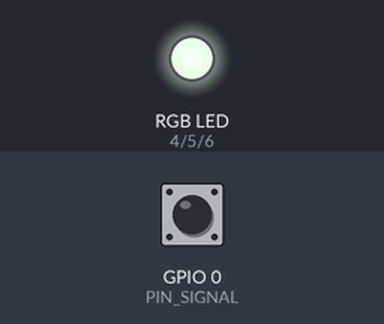
The sketch below on a simulated ESP32-S3. Parts: an RGB LED mixed from three pins (HIGH = lit). The inputs (shaded band) are chosen by the test bench; at power-on: GPIO 0 (PIN_SIGNAL) HIGH. What the sketch prints to the serial monitor is not drawn.

Above: at 1.2 s.
1.3 s: GPIO 0 (PIN_SIGNAL) pulled LOW for 0.15 s
4.8 s: GPIO 0 (PIN_SIGNAL) pulled LOW for 1 s
15.5 s: GPIO 0 (PIN_SIGNAL) pulsed LOW 5 times (0.12 s each, 0.3 s apart)
Timing chart, 0 to 20.0 s (numbered marks = the images above; inputs shaded):
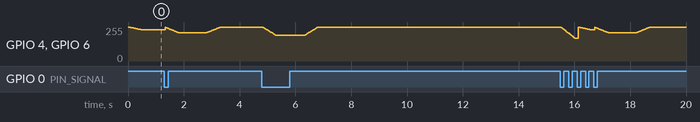

The sketch:

RGBLEDdrive.ino
```cpp
/*
 * ESP32_Driver.ino
 * 接收 PC 端傳送的四個參數，控制 RGB LED
 *
 * 接收格式: "state,R,G,B\n"
 * state: 0=放鬆, 1=專注, 2=眨眼 (只用於觸發換檔)
 * R: 放鬆機率 (0-1) - 決定紅色亮度
 * B: 專注機率 (0-1) - 決定藍色亮度
 * B: 不使用 (綠色完全不輸出)
 *
 * 檔位控制整體亮度: 1=25%, 2=50%, 3=75%, 4=100%
 * 紅色亮度 = R × 檔位亮度
 * 藍色亮度 = B × 檔位亮度
 * 綠色 = 0 (完全不亮)
 *
 * 眨眼時：沿用上一次的放鬆/專注比例（不更新 R/G），只觸發換檔
 * 連續眨眼不加檔，只有非眨眼→眨眼才加檔
 */

#include <math.h>

// ===================== 可調參數區 =====================
const int   PIN_R            = 4;      // R 腳位 (紅色 - 放鬆)
const int   PIN_G            = 5;      // G 腳位 (綠色 - 不使用，設為 0)
const int   PIN_B            = 6;      // B 腳位 (藍色 - 專注)
const int   PIN_SIGNAL       = 0;      // 實體按鈕腳位

const int   PWM_FREQ         = 2000;   // PWM 頻率 Hz
const int   PWM_RES          = 10;     // PWM 解析度 bit
const int   MAX_PWM          = 1023;   // 最大 PWM 值 (2^10 - 1)

const int   POLL_INTERVAL_MS = 2000;   // 輪詢間隔 ms（PC 每 2 秒發送一次）

// 燈光週期參數
const float FADE_IN_SEC      = 0.5;    // 緩啟動時間（秒）
const float STABLE_SEC       = 1.0;    // 穩定維持時間（秒）
const float FADE_OUT_SEC     = 0.5;    // 緩關閉時間（秒）

const int   FADE_STEPS       = 20;     // 漸變步數

// 檔位參數
const int MAX_GEAR = 4;
const unsigned long GEAR_COOLDOWN_MS = 500;  // 換檔冷卻 0.5 秒
// ======================================================

int current_gear = 1;

// 接收的變數
float R_ratio = 0.33;   // 放鬆機率 (控制紅色)
float B_ratio = 0.33;   // 專注機率 (控制藍色)

// 上一次非眨眼時的 R/G 值（用於眨眼時沿用）
float last_R_ratio = 0.33;
float last_B_ratio = 0.33;

int current_state = -1;     // 0=放鬆, 1=專注, 2=眨眼 (只用於換檔判斷)

// 眨眼狀態追蹤
int last_received_state = -1;

unsigned long lastGearChangeTime = 0;
unsigned long lastPollTime = 0;
unsigned long step_start_time = 0;
bool is_in_cycle = false;
int cycle_step = 0;

bool lastSignalState = HIGH;

// ────────── 函式宣告 ──────────
void writeRGB(float gear_frac);
void printStatus(const char* stage);
void runCycle();
void parseCommand();

// ──────────────────────────────────────────────
void setup() {
  Serial.begin(115200);
  pinMode(PIN_SIGNAL, INPUT_PULLUP);

  ledcAttach(PIN_R, PWM_FREQ, PWM_RES);
  ledcAttach(PIN_G, PWM_FREQ, PWM_RES);
  ledcAttach(PIN_B, PWM_FREQ, PWM_RES);

  ledcWrite(PIN_R, MAX_PWM);
  ledcWrite(PIN_G, MAX_PWM);
  ledcWrite(PIN_B, MAX_PWM);

  unsigned long now = millis();
  lastGearChangeTime = now;
  lastPollTime = now;

  Serial.println(F("========================================"));
  Serial.println(F("[就緒] 腦波驅動 RGB LED (紅+藍模式)"));
  Serial.print(F("[參數] 輪詢間隔="));    Serial.print(POLL_INTERVAL_MS);  Serial.println(F("ms"));
  Serial.print(F("[參數] 緩啟動="));      Serial.print(FADE_IN_SEC);       Serial.println(F("s"));
  Serial.print(F("[參數] 穩定="));        Serial.print(STABLE_SEC);        Serial.println(F("s"));
  Serial.print(F("[參數] 緩關閉="));      Serial.print(FADE_OUT_SEC);      Serial.println(F("s"));
  Serial.println(F("========================================"));
  Serial.println(F("[等待] 接收格式: state,R,G,B"));
  Serial.println(F("  R: 紅色亮度 (放鬆)"));
  Serial.println(F("  G: 藍色亮度 (專注)"));
  Serial.println(F("  state: 0=放鬆, 1=專注, 2=眨眼 (用於換檔，沿用上次比例)"));
  Serial.println(F("========================================"));

  runCycle();
}

// ──────────────────────────────────────────────
void loop() {
  unsigned long now = millis();

  // ── 處理燈光週期 (非阻塞) ──
  if (is_in_cycle) {
    unsigned long elapsed = now - step_start_time;

    if (cycle_step == 0) {  // 緩啟動階段
      int step_duration = (int)(FADE_IN_SEC * 1000 / FADE_STEPS);
      int step_index = elapsed / step_duration;
      if (step_index >= FADE_STEPS) {
        cycle_step = 1;
        step_start_time = now;
        writeRGB(1.0);
        Serial.println(F("[週期] 進入穩定階段"));
      } else {
        float t = (float)(step_index + 1) / FADE_STEPS;
        writeRGB(t);
      }
    }
    else if (cycle_step == 1) {  // 穩定階段
      if (elapsed >= (unsigned long)(STABLE_SEC * 1000)) {
        cycle_step = 2;
        step_start_time = now;
        Serial.println(F("[週期] 進入緩關閉階段"));
      }
    }
    else if (cycle_step == 2) {  // 緩關閉階段
      int step_duration = (int)(FADE_OUT_SEC * 1000 / FADE_STEPS);
      int step_index = elapsed / step_duration;
      if (step_index >= FADE_STEPS) {
        is_in_cycle = false;
        // ledcWrite(PIN_R, MAX_PWM);
        // ledcWrite(PIN_G, MAX_PWM);
        // ledcWrite(PIN_B, MAX_PWM);
        Serial.println(F("[週期] 週期結束，燈光熄滅"));
      } else {
        float t = 1.0 - (float)(step_index + 1) / FADE_STEPS;
        writeRGB(t);
      }
    }
  }

  // ── 實體按鈕換檔 (手動增加檔位) ──
  bool currentSignalState = digitalRead(PIN_SIGNAL);
  if (lastSignalState == HIGH && currentSignalState == LOW) {
    delay(30);
    if (digitalRead(PIN_SIGNAL) == LOW) {
      unsigned long nowBtn = millis();
      if ((nowBtn - lastGearChangeTime) >= GEAR_COOLDOWN_MS) {
        int new_gear = current_gear + 1;
        if (new_gear > MAX_GEAR) new_gear = 1;
        Serial.print(F("[按鈕] 換檔: "));
        Serial.print(current_gear); Serial.print(F(" → ")); Serial.println(new_gear);
        current_gear = new_gear;
        lastGearChangeTime = nowBtn;
        runCycle();
      } else {
        unsigned long remain = GEAR_COOLDOWN_MS - (nowBtn - lastGearChangeTime);
        Serial.print(F("[按鈕] 冷卻中，剩餘 "));
        Serial.print(remain); Serial.println(F("ms"));
      }
    }
  }
  lastSignalState = currentSignalState;

  // ── 輪詢 Serial ──
  if ((now - lastPollTime) >= (unsigned long)POLL_INTERVAL_MS) {
    lastPollTime = now;
    if (Serial.available() > 0) {
      parseCommand();
    }
  }
}

// ──────────────────────────────────────────────
// 解析 PC 指令
// 格式: state,R,G,B
// ──────────────────────────────────────────────
void parseCommand() {
  String line = Serial.readStringUntil('\n');
  line.trim();
  if (line.length() == 0) return;

  Serial.print(F("[收到] ")); Serial.println(line);

  int comma1 = line.indexOf(',');
  int comma2 = line.indexOf(',', comma1 + 1);
  int comma3 = line.indexOf(',', comma2 + 1);

  if (comma1 == -1 || comma2 == -1 || comma3 == -1) {
    Serial.println(F("[錯誤] 格式錯誤，應為 state,R,G,B"));
    return;
  }

  int state = line.substring(0, comma1).toInt();
  float temp_R = line.substring(comma1 + 1, comma2).toFloat();
  float temp_B = line.substring(comma2 + 1, comma3).toFloat();
  // float temp_B = line.substring(comma3 + 1).toFloat(); // 不使用

  // ========== 核心邏輯 ==========
  // 如果是眨眼 (state == 2)：沿用上一次的 R/G 比例，只觸發換檔
  // 如果不是眨眼：更新 R/G 比例
  unsigned long now = millis();
  bool should_change_gear = false;

  if (state == 2) {
    // 眨眼：沿用上一次的比例（不更新 R_ratio, B_ratio）
    // 只檢查是否要換檔
    if (last_received_state != 2) {
      should_change_gear = true;
      Serial.println(F("[眨眼] 有效眨眼！換檔 (沿用上次比例)"));
    } else {
      Serial.println(F("[眨眼] 連續眨眼，忽略"));
    }
  } else {
    // 非眨眼：更新 R/G 比例
    R_ratio = temp_R;
    B_ratio = temp_B;
    // 儲存為上次非眨眼的值（供下次眨眼時沿用）
    last_R_ratio = R_ratio;
    last_B_ratio = B_ratio;
    Serial.println(F("[狀態] 更新放鬆/專注比例"));
  }

  // 更新狀態記錄
  last_received_state = state;
  current_state = state;

  // 執行換檔
  if (should_change_gear) {
    if ((now - lastGearChangeTime) >= GEAR_COOLDOWN_MS) {
      int new_gear = current_gear + 1;
      if (new_gear > MAX_GEAR) new_gear = 1;
      Serial.print(F("[眨眼換檔] "));
      Serial.print(current_gear); Serial.print(F(" → ")); Serial.println(new_gear);
      current_gear = new_gear;
      lastGearChangeTime = now;
      runCycle();
    } else {
      unsigned long remain = GEAR_COOLDOWN_MS - (now - lastGearChangeTime);
      Serial.print(F("[眨眼換檔] 冷卻中，剩餘 "));
      Serial.print(remain); Serial.println(F("ms"));
    }
  } else {
    runCycle();
  }

  // 輸出調試資訊（顯示當前使用的 R/G 值）
  Serial.print(F("[套用] 紅色(放鬆)=")); Serial.print(R_ratio, 3);
  Serial.print(F(" 藍色(專注)="));       Serial.print(B_ratio, 3);
  Serial.print(F(" 檔位="));            Serial.print(current_gear);
  Serial.print(F(" (亮度="));           Serial.print(current_gear * 25);
  Serial.println(F("%)"));
}

// ──────────────────────────────────────────────
void runCycle() {
  is_in_cycle = true;
  cycle_step = 0;
  step_start_time = millis();

  Serial.println(F("[週期] 開始新週期"));
  Serial.print(F(" 目標亮度="));
  Serial.print(current_gear * 25);
  Serial.println(F("%"));
}

// ──────────────────────────────────────────────
// 寫入 PWM
// 只輸出紅色和藍色，綠色完全不亮
// ──────────────────────────────────────────────
void writeRGB(float gear_frac) {
  // 整體亮度百分比 (檔位 1=25%, 2=50%, 3=75%, 4=100%)
  float gear_percent = current_gear * 25.0f * gear_frac;

  // 紅色 = 放鬆機率 × 檔位亮度
  int gate_R = (int)((R_ratio * gear_percent / 100.0f) * MAX_PWM);

  // 藍色 = 專注機率 × 檔位亮度
  int gate_B = (int)((B_ratio * gear_percent / 100.0f) * MAX_PWM);

  // 綠色 = 完全不亮
  int gate_G = 0;

  // 限制 PWM 值範圍
  gate_R = constrain(gate_R, 0, MAX_PWM);
  gate_G = constrain(gate_G, 0, MAX_PWM);
  gate_B = constrain(gate_B, 0, MAX_PWM);

  // Common Anode：反向輸出 (高電位 = 熄滅)
  ledcWrite(PIN_R, MAX_PWM - gate_R);
  ledcWrite(PIN_G, MAX_PWM - gate_G);
  ledcWrite(PIN_B, MAX_PWM - gate_B);
}

// ──────────────────────────────────────────────
void printStatus(const char* stage) {
  Serial.println(F("========================================"));
  Serial.print(stage);
  Serial.print(F(" 檔位="));   Serial.print(current_gear);
  Serial.print(F(" 亮度="));   Serial.print(current_gear * 25); Serial.println(F("%"));
  Serial.print(F(" 紅色(放鬆)=")); Serial.print(R_ratio, 3);
  Serial.print(F(" 藍色(專注)=")); Serial.print(B_ratio, 3);
  Serial.println(F(" (綠色=0)"));
  Serial.println(F("========================================"));
}
```
